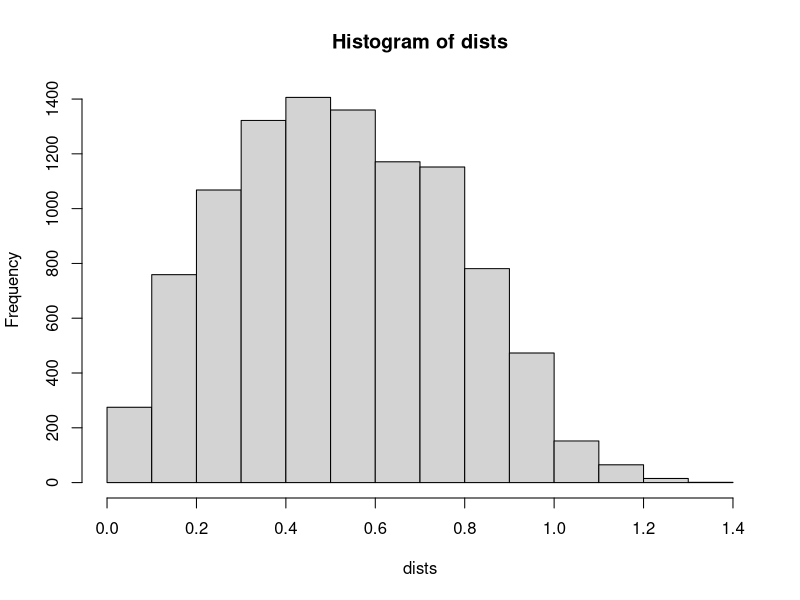

This figure's R source:
dists<-c()
for (i in 1:10000) {
	P1<-runif(2)
	P2<-runif(2)
	dist<-sqrt(sum((P1-P2)^2))
	dists<-c(dists, dist)
}
mean.dist<-mean(dists)
sd.dist<-sd(dists)
cat(mean.dist,sd.dist,"\n")
hist(dists)